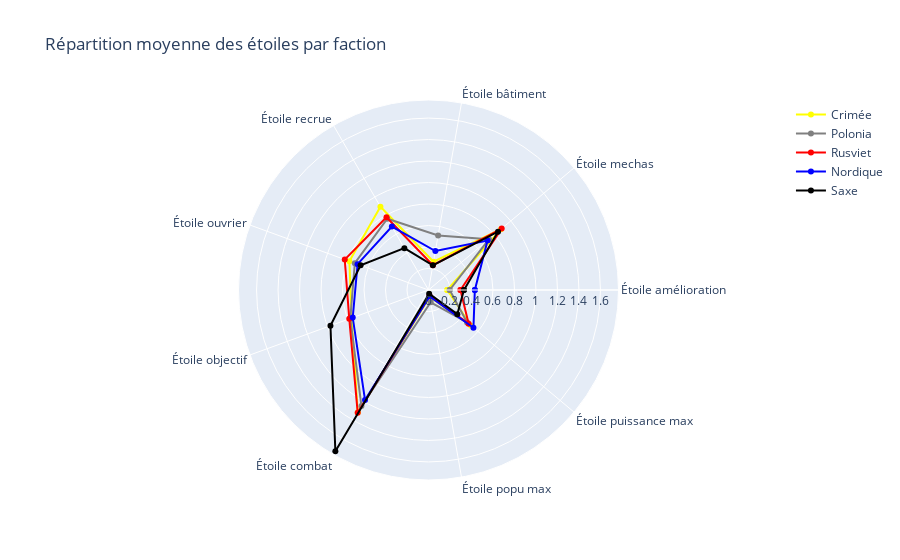

Notebook code cell kept with this figure:
### Markdown cell above
Finalement nous allons pouvoir analyser, de quelle manière les joueurs gagnent leur parties, c'est à dire de quelle manière les 6 étoiles sont placées par les Joueurs 1 (joueur gagnant).

### Code cell
import plotly.graph_objects as go

cols = df.columns[68 : 68 + 9 * 5 : 5]

categories = []

for el in cols : 
    categories.append(el[3:])

factions = df["J1 Faction"].dropna().unique()

etoiles = {}

for faction in factions:
    etoiles[faction] = []

for cat_etoile in cols :
    for faction in factions :
            masque = df["J1 Faction"] == faction
            etoiles[faction].append((df.loc[df["J1 Faction"] == faction, cat_etoile].sum())/masque.sum())

for faction in etoiles:
    etoiles[faction].append(etoiles[faction][0])

categories.append(categories[0])

fig = go.Figure()

fig.add_trace(go.Scatterpolar(
      r=etoiles["Crimée"],
      theta=categories,
      name='Crimée',
      line=dict(color='Yellow')
))

fig.add_trace(go.Scatterpolar(
      r=etoiles["Polonia"],
      theta=categories,
      name='Polonia',
      line=dict(color='Grey')
))

fig.add_trace(go.Scatterpolar(
      r=etoiles["Rusviet"],
      theta=categories,
      name='Rusviet',
      line=dict(color='Red')
))

fig.add_trace(go.Scatterpolar(
      r=etoiles["Nordique"],
      theta=categories,
      name='Nordique',
      line=dict(color='Blue')
))

fig.add_trace(go.Scatterpolar(
      r=etoiles["Saxe"],
      theta=categories,
      name='Saxe',
      line=dict(color='black')
))

fig.update_layout(
     title="Répartition moyenne des étoiles par faction",
      polar=dict(
      radialaxis=dict(
      visible=True,
      )),
  showlegend=True
)

### Figure 1 — Plotly figure (JSON) as saved in the notebook; plotly's stock layout.template omitted (floating-point values rounded to 4 significant figures)
{"data": [{"line": {"color": "Yellow"}, "name": "Crimée", "r": [0.1748, 0.88, 0.2676, 0.8948, 0.7838, 0.7614, 1.316, 0.06571, 0.5176, 0.1748], "theta": ["Étoile amélioration", "Étoile mechas", "Étoile bâtiment", "Étoile recrue", "Étoile ouvrier", "Étoile objectif", "Étoile combat", "Étoile popu max", "Étoile puissance max", "Étoile amélioration"], "type": "scatterpolar"}, {"line": {"color": "Grey"}, "name": "Polonia", "r": [0.1973, 0.7354, 0.516, 0.7664, 0.7296, 0.7743, 1.248, 0.1157, 0.4692, 0.1973], "theta": ["Étoile amélioration", "Étoile mechas", "Étoile bâtiment", "Étoile recrue", "Étoile ouvrier", "Étoile objectif", "Étoile combat", "Étoile popu max", "Étoile puissance max", "Étoile amélioration"], "type": "scatterpolar"}, {"line": {"color": "Red"}, "name": "Rusviet", "r": [0.2974, 0.889, 0.235, 0.7823, 0.8294, 0.7846, 1.318, 0.05548, 0.4876, 0.2974], "theta": ["Étoile amélioration", "Étoile mechas", "Étoile bâtiment", "Étoile recrue", "Étoile ouvrier", "Étoile objectif", "Étoile combat", "Étoile popu max", "Étoile puissance max", "Étoile amélioration"], "type": "scatterpolar"}, {"line": {"color": "Blue"}, "name": "Nordique", "r": [0.4312, 0.7177, 0.3679, 0.6815, 0.7024, 0.7503, 1.182, 0.05981, 0.5459, 0.4312], "theta": ["Étoile amélioration", "Étoile mechas", "Étoile bâtiment", "Étoile recrue", "Étoile ouvrier", "Étoile objectif", "Étoile combat", "Étoile popu max", "Étoile puissance max", "Étoile amélioration"], "type": "scatterpolar"}, {"line": {"color": "black"}, "name": "Saxe", "r": [0.3299, 0.8447, 0.2333, 0.4495, 0.6724, 0.971, 1.733, 0.03492, 0.3499, 0.3299], "theta": ["Étoile amélioration", "Étoile mechas", "Étoile bâtiment", "Étoile recrue", "Étoile ouvrier", "Étoile objectif", "Étoile combat", "Étoile popu max", "Étoile puissance max", "Étoile amélioration"], "type": "scatterpolar"}], "layout": {"polar": {"radialaxis": {"visible": true}}, "showlegend": true, "title": {"text": "Répartition moyenne des étoiles par faction"}}}
